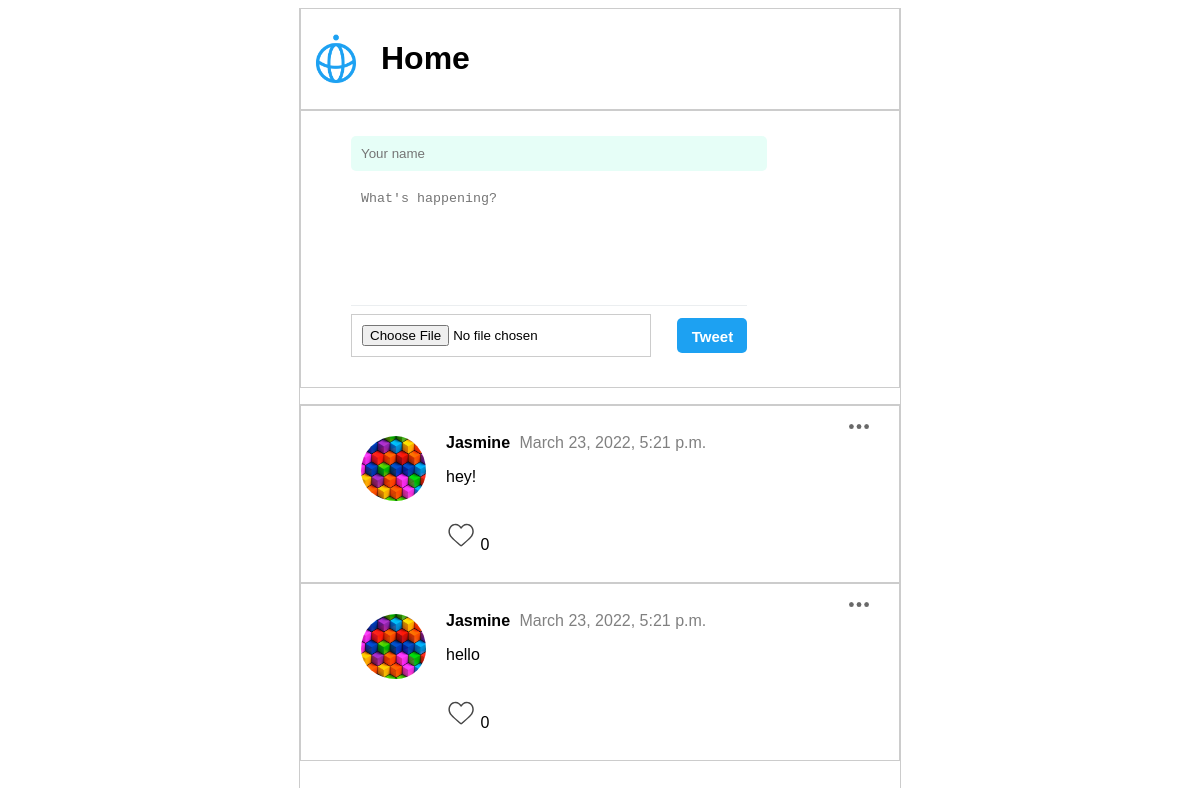
Before: / with the older database file.
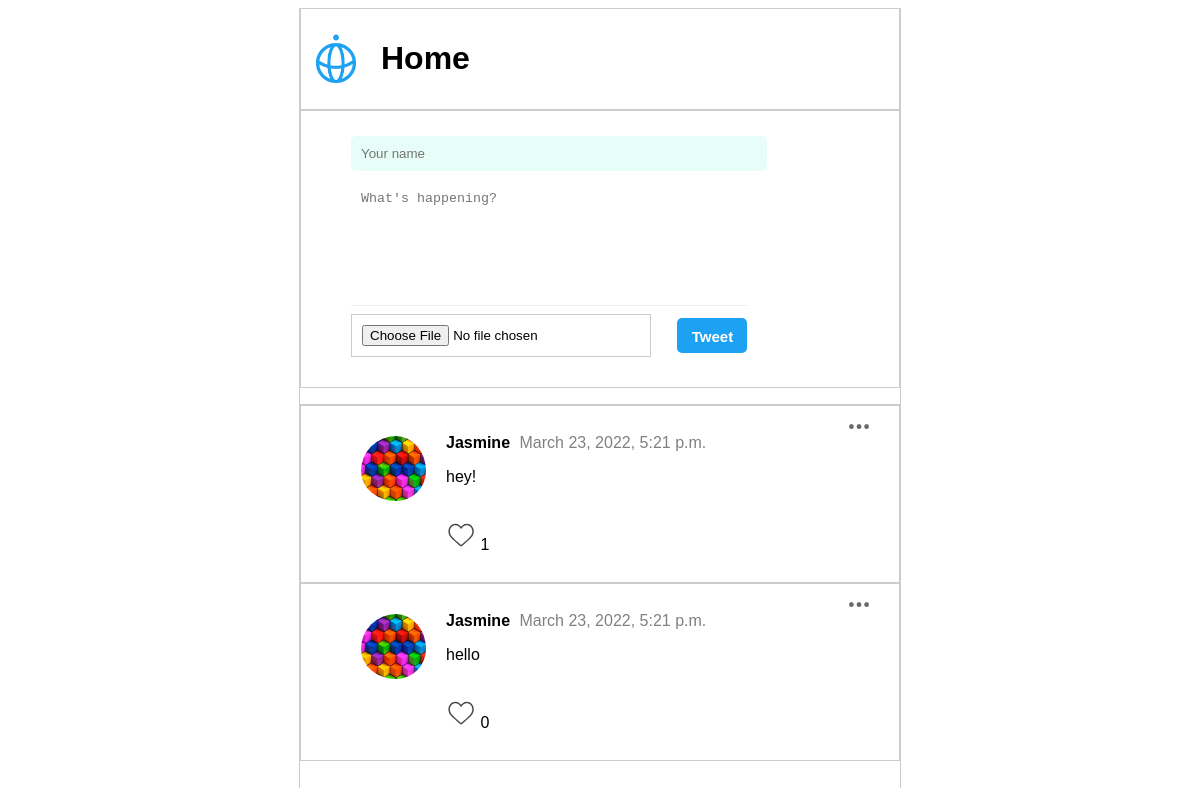
After: the same page with the newer database file.
### posts/models.py (models this page shows)
class Post(models.Model):
    class Meta(object):
        db_table = 'post'
    name = models.CharField(
        'Name', blank=False, null=False, max_length=14, db_index=True, default='Anonymous'
    )
    body = models.CharField(
        'Body', blank=True, null=True, max_length=140, db_index=True
    )
    created_at = models.DateTimeField(
        'Created DateTime', blank=True, auto_now_add=True
    )
    likecount = models.IntegerField(
        'Like_count', default=0, blank=True
    )
    image = CloudinaryField(
        'image', blank=True, db_index=True
    )

### posts/views.py (the view, shortened to what this page needs)
# urls.py: path('', views.index, name='index'),
def index(request):
    form = PostForm(request.POST, request.FILES)
    posts = Post.objects.all().order_by('-created_at')[:20]
    return render(request, 'posts.html', {'posts': posts, 'form': form})

### posts/forms.py
class PostForm(forms.ModelForm):
    class Meta:
        model = Post
        fields = '__all__'

### templates/posts.html (shortened to what this page needs)
{% extends "base.html" %} {% block content %} {% load static %}
<body class="home">
<div class="main">
  <div class="main-header">
    <img src="/static/img/logo-twitterblue.svg" class="head-logo" />
    <h1>Home</h1>
  </div>
  <div class="tweet_post">
    <div class="input_area">
      <form action="/" method="POST" enctype="multipart/form-data">
        <input type="text" name="name" placeholder="Your name" maxlength="14" required/>
        <textarea name="body" placeholder="What's happening?" maxlength="140" required></textarea>
        <div class ="bottom_area">
          <input class="attach_image" name="image" type="file" />
          <input class="button" type="submit" value="Tweet" />
        </div>
      </form>
    </div>
  </div>
  <section class="posts">
    <ul>
      {% for post in posts %}
      <li>
        <img
          class="menu_icon js-menu-icon"
          src="{% static 'img/icon-small-menu.svg' %}"
        />
        <div class="logo">
          <img src="{% static 'img/sample-icon.jpg' %}" />
        </div>
        <div class="name_body">
          <span class="name">{{ post.name }}</span>
          <span class="datetime">{{ post.created_at }}</span>
          <p>{{ post.body }}</p>
        <br>
        <div class="like_heart">
          <a href="/like/{{ post.id }}"><img src="{% static 'img/icon-heart-gray.svg' %}" style="width: 30px;" /></a>
          {{ post.likecount }}
        </div>
        </div>
      </li>
      {% endfor %}
    </ul>
  </section>
</body>
{% endblock %}

### templates/base.html (shortened to what this page needs)
<!DOCTYPE html>
<html lang="en">
  <head>
    {% load static %}
    <link href="{% static 'css/style.css' %}" link rel="stylesheet" />
  </head>
  <body>
    {% block content %} {{ content }} {% endblock %}
  </body>
</html>

### static/css/style.css (style rules this page uses)
html, body { height: 100%; font-family: sans-serif; }
.main { max-width: 600px; height: 100%; margin: 0 auto; border-left: 1px solid #ccc; border-right: 1px solid #ccc; }
.main .main-header { display: flex; align-content: center; padding: 10px; border: 1px solid #ccc; }
.main .main-header .head-logo { width: 50px; margin-right: 20px; }
form { padding: 5px 15px 10px 10px; position: relative; }
.tweet_post { display: flex; padding: 20px 40px; border: 1px solid #ccc; }
.main .tweet_post .input_area input[type="text"] { border: 0px; width: 100%; background: #e6fef7; border-radius: 5px; margin-bottom: 10px; padding: 10px; }
.main .tweet_post .input_area textarea { border: 0px; padding: 10px; width: 100%; height: 100px; resize: none; }
.tweet_post .input_area .bottom_area { display: flex; justify-content: space-between; border-top: 1px solid rgb(235, 238, 240); padding-top: 8px; align-items: center; }
.main .tweet_post .button { height: 35px; margin-left: 5px; width: 70px; border-radius: 5px; border: 0px; background-color: rgb(29, 161, 242); color: white; font-size: 15px; font-weight: bold; cursor: pointer; }
.main .tweet_post input { width: 70%; padding: 10px; border: 1px solid #ccc; }
.main .tweet_post textarea { width: 70%; padding: 10px; border: 1px solid #ccc; }
.main .posts ul { padding: 0; border-top: 1px solid #ccc; }
.main .posts li { position: relative; display: flex; border: 1px solid #ccc; padding: 20px 40px; list-style: none; }
.main .posts li .menu_icon { width: 20px; position: absolute; right: 30px; top: 18px; cursor: pointer; }
.main .posts li .logo { flex-basis: 15%; width: 80px; padding: 5px 15px 10px 10px; }
.main .posts li .logo img { width: 65px; padding: 5px 15px 10px 10px; border-radius: 50%; }
.main .posts li .name_body { flex-basis: 85%; font-size: 16px; padding: 8px 0 0 0; margin-bottom: 8px; }
.main .posts li .name_body .name { font-weight: bold; display: inline-block; margin-right: 5px; }
.main .posts li .name_body img { width: 90%; border: 0px solid; border-radius: 10px; }
.main .posts li .name_body .datetime { color: gray; display: inline-block; }

Changed rows visible on the page:
changed Post "hey!": likecount "0" → "1"
